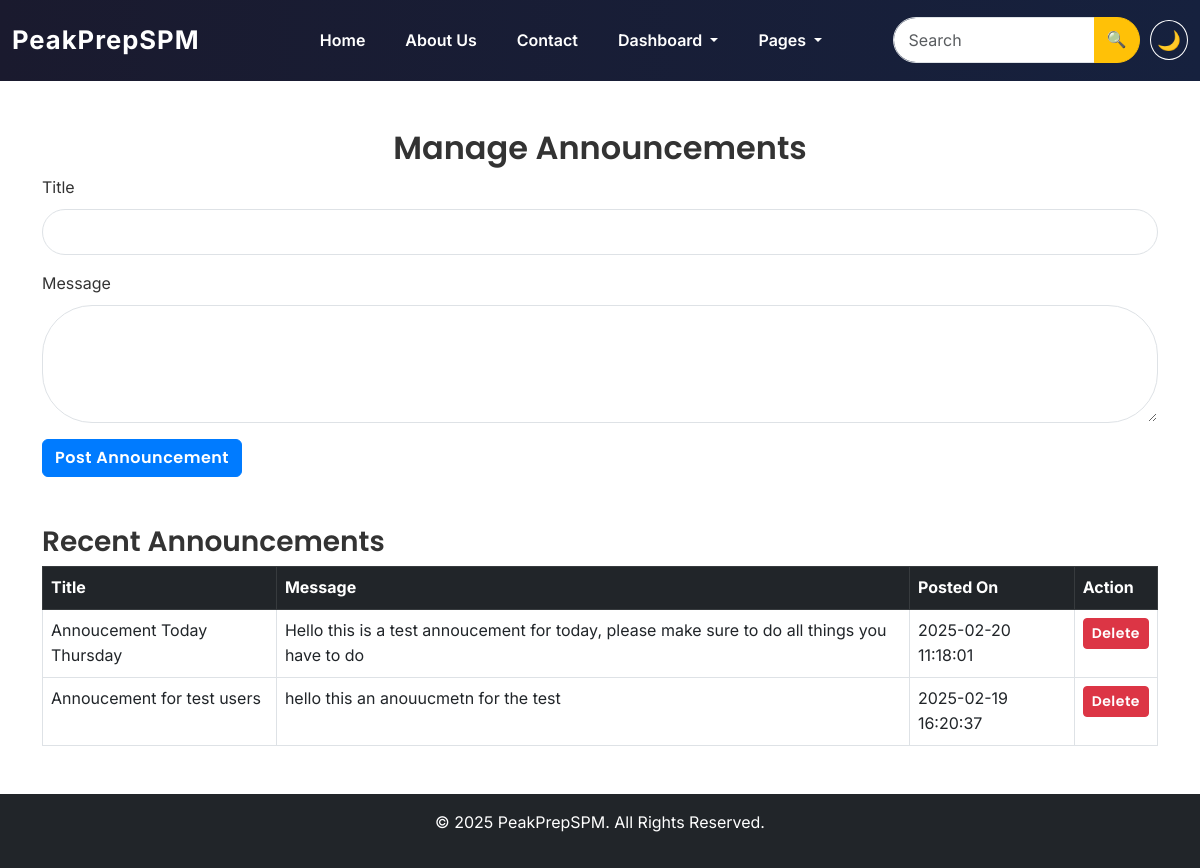
The page /pages/manage_announcements.php (signed in) on the database its author committed.
### tables this page shows
CREATE TABLE `announcements` (
  `id` int(11) NOT NULL,
  `title` varchar(255) NOT NULL,
  `message` text NOT NULL,
  `created_at` timestamp NOT NULL DEFAULT current_timestamp()
);

### pages/manage_announcements.php (the view, shortened to what this page needs)
<?php
include '../includes/header.php';
include '../includes/db.php';
$sql = "SELECT * FROM announcements ORDER BY created_at DESC";
$announcements = $conn->query($sql);
?>
<div class="container mt-5">
    <h2 class="text-center">Manage Announcements</h2>
    <form method="POST">
        <div class="mb-3">
            <label class="form-label">Title</label>
            <input type="text" name="title" class="form-control" required>
        </div>
        <div class="mb-3">
            <label class="form-label">Message</label>
            <textarea name="message" class="form-control" rows="4" required></textarea>
        </div>
        <button type="submit" class="btn btn-primary">Post Announcement</button>
    </form>
    <h3 class="mt-5">Recent Announcements</h3>
    <table class="table table-bordered">
        <thead class="table-dark">
            <tr>
                <th>Title</th>
                <th>Message</th>
                <th>Posted On</th>
                <th>Action</th>
            </tr>
        </thead>
        <tbody>
            <?php while ($row = $announcements->fetch_assoc()): ?>
            <tr>
                <td><?php echo htmlspecialchars($row['title']); ?></td>
                <td><?php echo htmlspecialchars($row['message']); ?></td>
                <td><?php echo $row['created_at']; ?></td>
                <td>
                    <a href="delete_announcement.php?id=<?php echo $row['id']; ?>"
                       class="btn btn-danger btn-sm"
                       onclick="return confirm('Are you sure you want to delete this announcement?');">
                        Delete
                    </a>
                </td>
            </tr>
            <?php endwhile; ?>
        </tbody>
    </table>
</div>
<?php include '../includes/footer.php'; ?>

### assets/css/style.css (style rules this page uses)
body { font-family: 'Inter', sans-serif; font-size: 16px; line-height: 1.6; color: #333; }
h1, h2, h3, h4, h5, h6 { font-family: 'Poppins', sans-serif; font-weight: 600; }
.btn { font-family: 'Poppins', sans-serif; font-weight: 600; letter-spacing: 0.5px; }
.form-control { border-radius: 50px; padding: 10px 15px; font-size: 16px; }
.btn { font-weight: 600; }
.btn-primary { background-color: #007bff; border-color: #007bff; transition: 0.3s; }

### rows shown on the page
announcements: title "Annoucement Today Thursday", message "Hello this is a test annoucement for today, please make sure to do all things you have to do", created_at "2025-02-20 11:18:01"
announcements: title "Annoucement for test users", message "hello this an anouucmetn for the test", created_at "2025-02-19 16:20:37"
